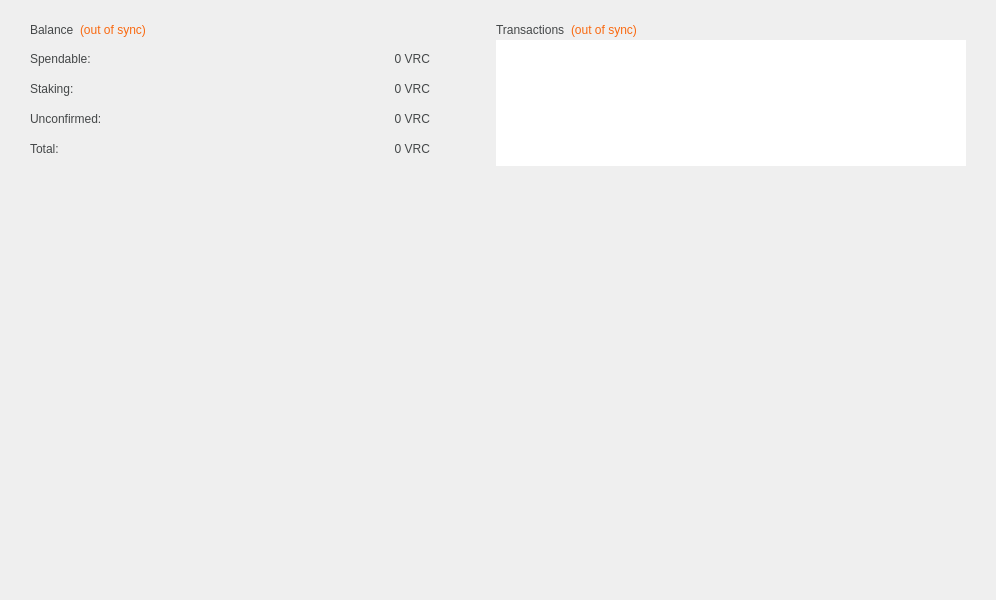
<?xml version="1.0" encoding="UTF-8"?>
<ui version="4.0">
 <class>OverviewPage</class>
 <widget class="QWidget" name="OverviewPage">
  <property name="geometry">
   <rect>
    <x>0</x>
    <y>0</y>
    <width>996</width>
    <height>600</height>
   </rect>
  </property>
  <property name="windowTitle">
   <string>Form</string>
  </property>
  <property name="windowOpacity">
   <double>1.000000000000000</double>
  </property>
  <property name="layoutDirection">
   <enum>Qt::LeftToRight</enum>
  </property>
  <property name="autoFillBackground">
   <bool>false</bool>
  </property>
  <layout class="QGridLayout" name="gridLayout">
   <property name="leftMargin">
    <number>0</number>
   </property>
   <property name="topMargin">
    <number>0</number>
   </property>
   <property name="rightMargin">
    <number>0</number>
   </property>
   <property name="bottomMargin">
    <number>0</number>
   </property>
   <property name="spacing">
    <number>0</number>
   </property>
   <item row="2" column="0" colspan="2">
    <layout class="QHBoxLayout" name="horizontalLayout">
     <property name="spacing">
      <number>0</number>
     </property>
     <property name="sizeConstraint">
      <enum>QLayout::SetDefaultConstraint</enum>
     </property>
     <property name="leftMargin">
      <number>0</number>
     </property>
     <property name="topMargin">
      <number>0</number>
     </property>
     <property name="rightMargin">
      <number>0</number>
     </property>
     <property name="bottomMargin">
      <number>0</number>
     </property>
    </layout>
   </item>
   <item row="1" column="1">
    <layout class="QGridLayout" name="gridLayout_4">
     <property name="leftMargin">
      <number>0</number>
     </property>
     <property name="topMargin">
      <number>0</number>
     </property>
     <property name="rightMargin">
      <number>30</number>
     </property>
     <property name="spacing">
      <number>0</number>
     </property>
    </layout>
   </item>
   <item row="0" column="0">
    <layout class="QFormLayout" name="formLayout_4">
     <property name="sizeConstraint">
      <enum>QLayout::SetDefaultConstraint</enum>
     </property>
     <property name="fieldGrowthPolicy">
      <enum>QFormLayout::AllNonFixedFieldsGrow</enum>
     </property>
     <property name="formAlignment">
      <set>Qt::AlignLeading|Qt::AlignLeft|Qt::AlignTop</set>
     </property>
     <property name="horizontalSpacing">
      <number>0</number>
     </property>
     <property name="verticalSpacing">
      <number>0</number>
     </property>
     <property name="leftMargin">
      <number>30</number>
     </property>
     <property name="topMargin">
      <number>20</number>
     </property>
     <property name="rightMargin">
      <number>0</number>
     </property>
     <property name="bottomMargin">
      <number>0</number>
     </property>
     <item row="0" column="0">
      <widget class="QFrame" name="frame">
       <property name="sizePolicy">
        <sizepolicy hsizetype="Preferred" vsizetype="Fixed">
         <horstretch>0</horstretch>
         <verstretch>0</verstretch>
        </sizepolicy>
       </property>
       <property name="minimumSize">
        <size>
         <width>0</width>
         <height>0</height>
        </size>
       </property>
       <property name="maximumSize">
        <size>
         <width>450</width>
         <height>185</height>
        </size>
       </property>
       <property name="layoutDirection">
        <enum>Qt::LeftToRight</enum>
       </property>
       <property name="frameShape">
        <enum>QFrame::NoFrame</enum>
       </property>
       <property name="frameShadow">
        <enum>QFrame::Raised</enum>
       </property>
       <layout class="QVBoxLayout" name="verticalLayout_4" stretch="0,0,0">
        <property name="spacing">
         <number>12</number>
        </property>
        <property name="leftMargin">
         <number>0</number>
        </property>
        <property name="topMargin">
         <number>0</number>
        </property>
        <property name="rightMargin">
         <number>0</number>
        </property>
        <property name="bottomMargin">
         <number>0</number>
        </property>
        <item>
         <layout class="QHBoxLayout" name="horizontalLayout_4">
          <property name="spacing">
           <number>6</number>
          </property>
          <property name="leftMargin">
           <number>0</number>
          </property>
          <property name="topMargin">
           <number>0</number>
          </property>
          <item>
           <widget class="QLabel" name="labelBalance">
            <property name="styleSheet">
             <string notr="true">QLabel {color: #444748}</string>
            </property>
            <property name="text">
             <string>Balance</string>
            </property>
           </widget>
          </item>
          <item>
           <widget class="QLabel" name="labelWalletStatus">
            <property name="toolTip">
             <string>The displayed information may be out of date. Your wallet automatically synchronizes with the Renminbi network after a connection is established, but this process has not completed yet.</string>
            </property>
            <property name="styleSheet">
             <string notr="true">QLabel { color: #F96910; }</string>
            </property>
            <property name="text">
             <string notr="true">(out of sync)</string>
            </property>
           </widget>
          </item>
          <item>
           <spacer name="horizontalSpacer_2">
            <property name="orientation">
             <enum>Qt::Horizontal</enum>
            </property>
            <property name="sizeHint" stdset="0">
             <size>
              <width>40</width>
              <height>20</height>
             </size>
            </property>
           </spacer>
          </item>
         </layout>
        </item>
        <item>
         <layout class="QFormLayout" name="formLayout_2">
          <property name="sizeConstraint">
           <enum>QLayout::SetDefaultConstraint</enum>
          </property>
          <property name="fieldGrowthPolicy">
           <enum>QFormLayout::FieldsStayAtSizeHint</enum>
          </property>
          <property name="labelAlignment">
           <set>Qt::AlignLeading</set>
          </property>
          <property name="formAlignment">
           <set>Qt::AlignLeading|Qt::AlignLeft|Qt::AlignTop</set>
          </property>
          <property name="horizontalSpacing">
           <number>70</number>
          </property>
          <property name="verticalSpacing">
           <number>16</number>
          </property>
          <property name="leftMargin">
           <number>0</number>
          </property>
          <property name="topMargin">
           <number>0</number>
          </property>
          <property name="rightMargin">
           <number>0</number>
          </property>
          <item row="0" column="0">
           <widget class="QLabel" name="labelSpendableText">
            <property name="minimumSize">
             <size>
              <width>130</width>
              <height>0</height>
             </size>
            </property>
            <property name="toolTip">
             <string>Your current spendable balance</string>
            </property>
            <property name="layoutDirection">
             <enum>Qt::LeftToRight</enum>
            </property>
            <property name="styleSheet">
             <string notr="true">QLabel {color: #444748}</string>
            </property>
            <property name="text">
             <string>Spendable:</string>
            </property>
           </widget>
          </item>
          <item row="0" column="1">
           <widget class="QLabel" name="labelSpendable">
            <property name="sizePolicy">
             <sizepolicy hsizetype="Preferred" vsizetype="Preferred">
              <horstretch>0</horstretch>
              <verstretch>0</verstretch>
             </sizepolicy>
            </property>
            <property name="minimumSize">
             <size>
              <width>200</width>
              <height>0</height>
             </size>
            </property>
            <property name="maximumSize">
             <size>
              <width>200</width>
              <height>16777215</height>
             </size>
            </property>
            <property name="cursor">
             <cursorShape>IBeamCursor</cursorShape>
            </property>
            <property name="toolTip">
             <string/>
            </property>
            <property name="layoutDirection">
             <enum>Qt::LeftToRight</enum>
            </property>
            <property name="styleSheet">
             <string notr="true">QLabel {color: #444748}</string>
            </property>
            <property name="text">
             <string notr="true">0 VRC</string>
            </property>
            <property name="alignment">
             <set>Qt::AlignBottom|Qt::AlignRight|Qt::AlignTrailing</set>
            </property>
            <property name="textInteractionFlags">
             <set>Qt::LinksAccessibleByMouse|Qt::TextSelectableByKeyboard|Qt::TextSelectableByMouse</set>
            </property>
           </widget>
          </item>
          <item row="1" column="0">
           <widget class="QLabel" name="labelStakeText">
            <property name="minimumSize">
             <size>
              <width>130</width>
              <height>0</height>
             </size>
            </property>
            <property name="toolTip">
             <string>Total of coins that was staked, and do not yet count toward the spendable balance.</string>
            </property>
            <property name="styleSheet">
             <string notr="true">QLabel {color: #444748}</string>
            </property>
            <property name="text">
             <string>Staking:</string>
            </property>
           </widget>
          </item>
          <item row="1" column="1">
           <widget class="QLabel" name="labelStake">
            <property name="minimumSize">
             <size>
              <width>200</width>
              <height>0</height>
             </size>
            </property>
            <property name="maximumSize">
             <size>
              <width>200</width>
              <height>16777215</height>
             </size>
            </property>
            <property name="cursor">
             <cursorShape>IBeamCursor</cursorShape>
            </property>
            <property name="toolTip">
             <string/>
            </property>
            <property name="layoutDirection">
             <enum>Qt::LeftToRight</enum>
            </property>
            <property name="styleSheet">
             <string notr="true">QLabel {color: #444748}</string>
            </property>
            <property name="text">
             <string notr="true">0 VRC</string>
            </property>
            <property name="alignment">
             <set>Qt::AlignBottom|Qt::AlignRight|Qt::AlignTrailing</set>
            </property>
            <property name="textInteractionFlags">
             <set>Qt::LinksAccessibleByMouse|Qt::TextSelectableByKeyboard|Qt::TextSelectableByMouse</set>
            </property>
           </widget>
          </item>
          <item row="2" column="0">
           <widget class="QLabel" name="labelUnconfirmedText">
            <property name="sizePolicy">
             <sizepolicy hsizetype="Preferred" vsizetype="Preferred">
              <horstretch>0</horstretch>
              <verstretch>0</verstretch>
             </sizepolicy>
            </property>
            <property name="minimumSize">
             <size>
              <width>130</width>
              <height>0</height>
             </size>
            </property>
            <property name="maximumSize">
             <size>
              <width>16777215</width>
              <height>16777215</height>
             </size>
            </property>
            <property name="toolTip">
             <string>Total of transactions that have yet to be confirmed, and do not yet count toward the current balance</string>
            </property>
            <property name="styleSheet">
             <string notr="true">QLabel {color: #444748}</string>
            </property>
            <property name="text">
             <string>Unconfirmed:</string>
            </property>
           </widget>
          </item>
          <item row="2" column="1">
           <widget class="QLabel" name="labelUnconfirmed">
            <property name="minimumSize">
             <size>
              <width>200</width>
              <height>0</height>
             </size>
            </property>
            <property name="maximumSize">
             <size>
              <width>200</width>
              <height>16777215</height>
             </size>
            </property>
            <property name="cursor">
             <cursorShape>IBeamCursor</cursorShape>
            </property>
            <property name="toolTip">
             <string/>
            </property>
            <property name="layoutDirection">
             <enum>Qt::LeftToRight</enum>
            </property>
            <property name="styleSheet">
             <string notr="true">QLabel {color: #444748}</string>
            </property>
            <property name="text">
             <string notr="true">0 VRC</string>
            </property>
            <property name="alignment">
             <set>Qt::AlignBottom|Qt::AlignRight|Qt::AlignTrailing</set>
            </property>
            <property name="textInteractionFlags">
             <set>Qt::LinksAccessibleByMouse|Qt::TextSelectableByKeyboard|Qt::TextSelectableByMouse</set>
            </property>
           </widget>
          </item>
          <item row="3" column="0">
           <widget class="QLabel" name="labelTotalText">
            <property name="minimumSize">
             <size>
              <width>130</width>
              <height>0</height>
             </size>
            </property>
            <property name="toolTip">
             <string>Your current total balance</string>
            </property>
            <property name="styleSheet">
             <string notr="true">QLabel {color: #444748}</string>
            </property>
            <property name="text">
             <string>Total:</string>
            </property>
           </widget>
          </item>
          <item row="3" column="1">
           <widget class="QLabel" name="labelTotal">
            <property name="minimumSize">
             <size>
              <width>200</width>
              <height>0</height>
             </size>
            </property>
            <property name="maximumSize">
             <size>
              <width>200</width>
              <height>16777215</height>
             </size>
            </property>
            <property name="cursor">
             <cursorShape>IBeamCursor</cursorShape>
            </property>
            <property name="toolTip">
             <string/>
            </property>
            <property name="layoutDirection">
             <enum>Qt::LeftToRight</enum>
            </property>
            <property name="styleSheet">
             <string notr="true">QLabel {color: #444748}</string>
            </property>
            <property name="text">
             <string notr="true">0 VRC</string>
            </property>
            <property name="alignment">
             <set>Qt::AlignBottom|Qt::AlignRight|Qt::AlignTrailing</set>
            </property>
            <property name="textInteractionFlags">
             <set>Qt::LinksAccessibleByMouse|Qt::TextSelectableByKeyboard|Qt::TextSelectableByMouse</set>
            </property>
           </widget>
          </item>
         </layout>
        </item>
        <item>
         <spacer name="verticalSpacer">
          <property name="orientation">
           <enum>Qt::Vertical</enum>
          </property>
          <property name="sizeHint" stdset="0">
           <size>
            <width>20</width>
            <height>40</height>
           </size>
          </property>
         </spacer>
        </item>
       </layout>
      </widget>
     </item>
    </layout>
   </item>
   <item row="0" column="1">
    <layout class="QGridLayout" name="gridLayout_3">
     <property name="leftMargin">
      <number>0</number>
     </property>
     <property name="topMargin">
      <number>20</number>
     </property>
     <property name="rightMargin">
      <number>30</number>
     </property>
     <property name="bottomMargin">
      <number>0</number>
     </property>
     <property name="spacing">
      <number>0</number>
     </property>
     <item row="0" column="0" alignment="Qt::AlignLeft|Qt::AlignTop">
      <widget class="QFrame" name="frame_2">
       <property name="sizePolicy">
        <sizepolicy hsizetype="Fixed" vsizetype="Fixed">
         <horstretch>0</horstretch>
         <verstretch>0</verstretch>
        </sizepolicy>
       </property>
       <property name="minimumSize">
        <size>
         <width>470</width>
         <height>185</height>
        </size>
       </property>
       <property name="maximumSize">
        <size>
         <width>470</width>
         <height>185</height>
        </size>
       </property>
       <property name="frameShape">
        <enum>QFrame::NoFrame</enum>
       </property>
       <property name="frameShadow">
        <enum>QFrame::Raised</enum>
       </property>
       <layout class="QVBoxLayout" name="verticalLayout">
        <property name="spacing">
         <number>0</number>
        </property>
        <property name="leftMargin">
         <number>0</number>
        </property>
        <property name="topMargin">
         <number>0</number>
        </property>
        <property name="rightMargin">
         <number>0</number>
        </property>
        <property name="bottomMargin">
         <number>0</number>
        </property>
        <item>
         <layout class="QHBoxLayout" name="horizontalLayout_2">
          <property name="spacing">
           <number>6</number>
          </property>
          <property name="leftMargin">
           <number>0</number>
          </property>
          <property name="topMargin">
           <number>0</number>
          </property>
          <property name="bottomMargin">
           <number>0</number>
          </property>
          <item>
           <widget class="QLabel" name="labelTransactions">
            <property name="styleSheet">
             <string notr="true">QLabel {color: #444748}</string>
            </property>
            <property name="text">
             <string>Transactions</string>
            </property>
           </widget>
          </item>
          <item>
           <widget class="QLabel" name="labelTransactionsStatus">
            <property name="toolTip">
             <string>The displayed information may be out of date. Your wallet automatically synchronizes with the Renminbi network after a connection is established, but this process has not completed yet.</string>
            </property>
            <property name="styleSheet">
             <string notr="true">QLabel { color: #F96910; }</string>
            </property>
            <property name="text">
             <string notr="true">(out of sync)</string>
            </property>
           </widget>
          </item>
          <item>
           <spacer name="horizontalSpacer">
            <property name="orientation">
             <enum>Qt::Horizontal</enum>
            </property>
            <property name="sizeHint" stdset="0">
             <size>
              <width>40</width>
              <height>20</height>
             </size>
            </property>
           </spacer>
          </item>
         </layout>
        </item>
        <item>
         <widget class="QListView" name="listTransactions">
          <property name="sizePolicy">
           <sizepolicy hsizetype="Preferred" vsizetype="Preferred">
            <horstretch>0</horstretch>
            <verstretch>0</verstretch>
           </sizepolicy>
          </property>
          <property name="minimumSize">
           <size>
            <width>470</width>
            <height>126</height>
           </size>
          </property>
          <property name="maximumSize">
           <size>
            <width>470</width>
            <height>126</height>
           </size>
          </property>
          <property name="cursor" stdset="0">
           <cursorShape>PointingHandCursor</cursorShape>
          </property>
          <property name="layoutDirection">
           <enum>Qt::LeftToRight</enum>
          </property>
          <property name="frameShape">
           <enum>QFrame::NoFrame</enum>
          </property>
          <property name="verticalScrollBarPolicy">
           <enum>Qt::ScrollBarAlwaysOff</enum>
          </property>
          <property name="horizontalScrollBarPolicy">
           <enum>Qt::ScrollBarAlwaysOff</enum>
          </property>
          <property name="autoScroll">
           <bool>false</bool>
          </property>
          <property name="autoScrollMargin">
           <number>16</number>
          </property>
          <property name="selectionMode">
           <enum>QAbstractItemView::NoSelection</enum>
          </property>
          <property name="resizeMode">
           <enum>QListView::Fixed</enum>
          </property>
         </widget>
        </item>
        <item>
         <spacer name="verticalSpacer_3">
          <property name="orientation">
           <enum>Qt::Vertical</enum>
          </property>
          <property name="sizeHint" stdset="0">
           <size>
            <width>20</width>
            <height>40</height>
           </size>
          </property>
         </spacer>
        </item>
       </layout>
      </widget>
     </item>
    </layout>
   </item>
  </layout>
 </widget>
 <resources/>
 <connections/>
</ui>
